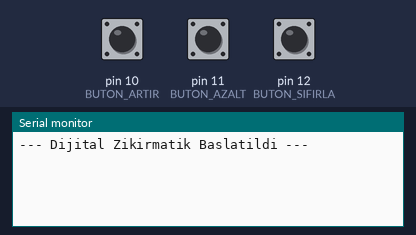
Bench run of a sketch on a simulated Arduino Uno, built with avr-gcc and run on an emulated ATmega328P. Shown: the last lines printed to the serial monitor. Inputs (shaded band) come from the test bench; at power-on: pin 10 (BUTON_ARTIR) HIGH, pin 12 (BUTON_SIFIRLA) HIGH, pin 11 (BUTON_AZALT) HIGH.

Above: at 1.2 s.
1.3 s: pin 10 (BUTON_ARTIR) pulled LOW for 0.15 s
At 1.8 s:
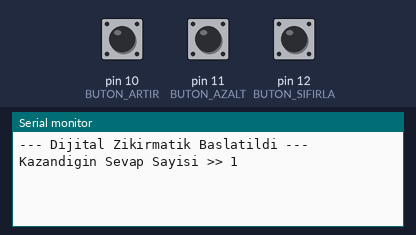
2.9 s: pin 12 (BUTON_SIFIRLA) pulled LOW for 0.15 s
At 4.1 s:
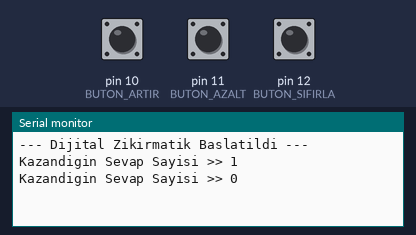
4.5 s: pin 10 (BUTON_ARTIR) pulled LOW for 1 s
At 6.0 s:
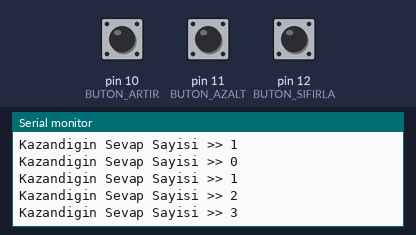
Timing chart, 0 to 7.5 s (numbered marks = the images above; inputs shaded):
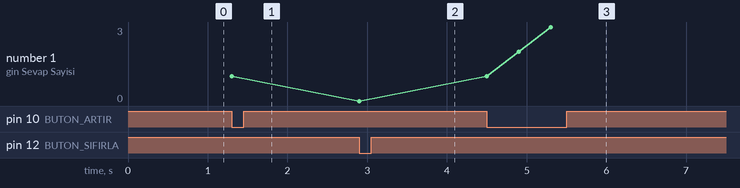

Measured:
- after the input at 1.3 s, the serial monitor: prints a new line at once (image 1)
- after the input at 2.9 s, the serial monitor: prints a new line at once (image 2)
- after the input at 4.5 s, the serial monitor: prints a new line at once (image 3)
- plotted number 1: 1 → 0 after the input at 2.9 s, 0 → 3 after the input at 4.5 s

The sketch:

Zikirmatik.ino
```cpp
#define BUTON_ARTIR 10
#define BUTON_AZALT 11
#define BUTON_SIFIRLA 12

int sayac = 0;
bool flag = LOW;

void setup()
{
  Serial.begin(9600);

pinMode(BUTON_ARTIR, INPUT_PULLUP);
  pinMode(BUTON_AZALT, INPUT_PULLUP);
  pinMode(BUTON_SIFIRLA, INPUT_PULLUP);

  Serial.println("--- Dijital Zikirmatik Baslatildi ---");
}

void loop()
{
 if (digitalRead(BUTON_SIFIRLA) == LOW || digitalRead(BUTON_AZALT) == LOW || digitalRead(BUTON_ARTIR) == LOW)
  {
   if (digitalRead(BUTON_ARTIR) == LOW) {
        sayac++;
    }

    if (digitalRead(BUTON_AZALT) == LOW && sayac > 0) {
        sayac--;
    }

    if (digitalRead(BUTON_SIFIRLA) == LOW) {
        sayac = 0;
        flag = HIGH;
    }

    if (sayac != 0 || flag == HIGH)
    {
      Serial.print("Kazandigin Sevap Sayisi >> ");
      Serial.println(sayac);
      flag = LOW;
    }

     delay(400);

    if (sayac == 33)
    {
      Serial.println("Tebrikler Cennetliksiniz.");
    }
  }
}
```
